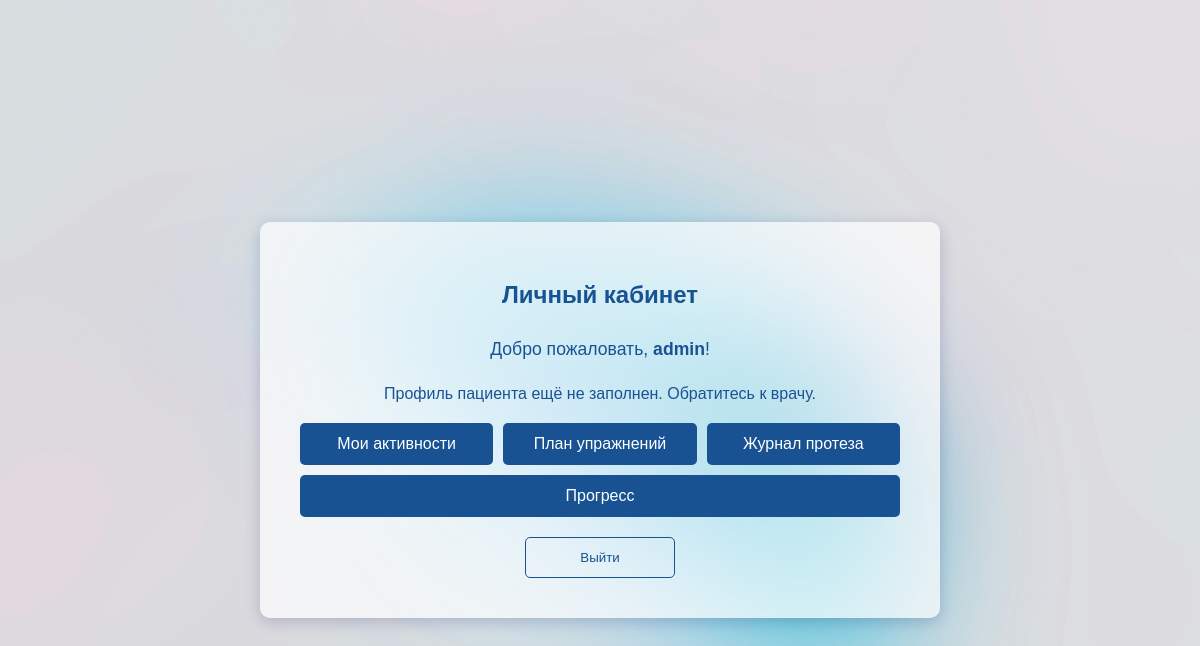
The page /profile/ (signed in) on the database as committed earlier.
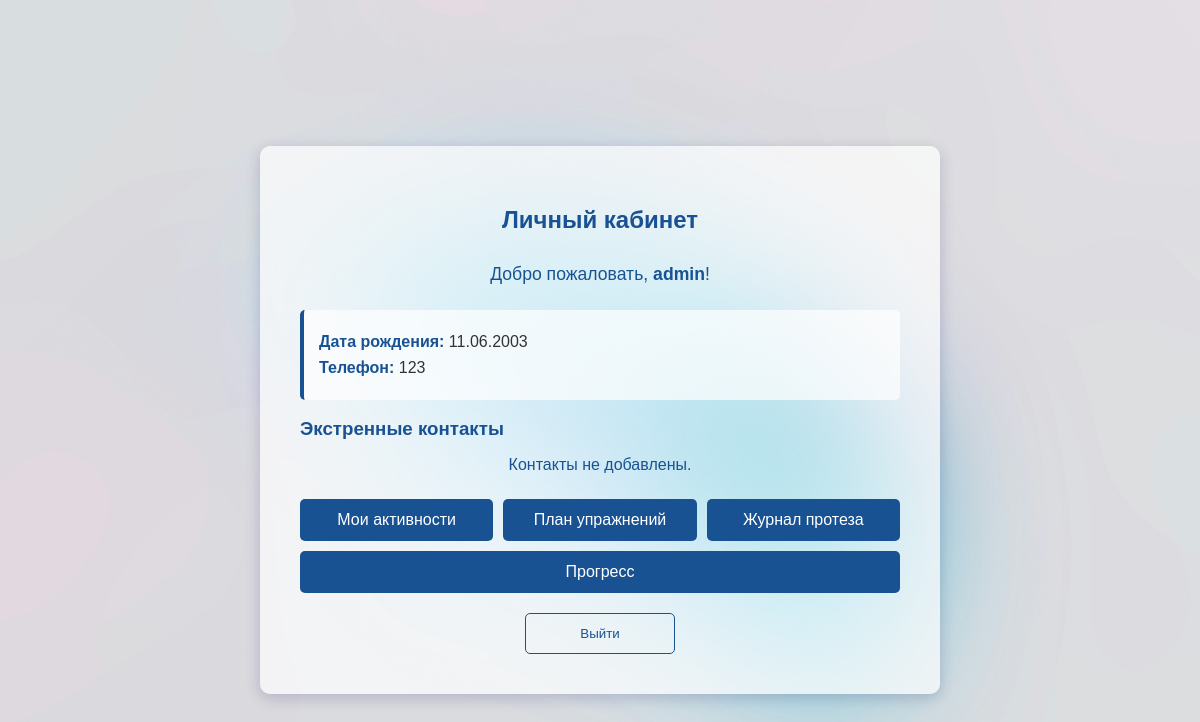
The same page on the database as committed later.
### patients/models.py (models this page shows, shortened)
class PatientProfile(models.Model):
    user = models.OneToOneField(User, on_delete=models.CASCADE, related_name='patient_profile')
    date_of_birth = models.DateField(verbose_name='Дата рождения')
    phone = models.CharField(max_length=20, verbose_name='Телефон')
    emergency_contact_name = models.CharField(max_length=100, verbose_name='Имя экстренного контакта')
    emergency_contact_phone = models.CharField(max_length=20, verbose_name='Телефон экстренного контакта')
    created_at = models.DateTimeField(auto_now_add=True)

### patients/views.py (the view)
# urls.py: path('profile/', views.profile, name='profile'),
@login_required
def profile(request):
    try:
        patient_profile = request.user.patient_profile
        emergency_contacts = patient_profile.emergency_contacts.all()
    except PatientProfile.DoesNotExist:
        patient_profile = None
        emergency_contacts = []
    return render(request, 'patients/profile.html', {
        'patient_profile': patient_profile,
        'emergency_contacts': emergency_contacts,
    })

### patients/templates/patients/profile.html (shortened to what this page needs)
{% load static %}
<!DOCTYPE html>
<html lang="ru">
<head>
</head>
<body>
    <div class="container">
        <h2>Личный кабинет</h2>
        <p class="welcome">Добро пожаловать, <strong>{{ user.username }}</strong>!</p>
        {% if patient_profile %}
            <div class="info">
                <p><strong>Дата рождения:</strong> {{ patient_profile.date_of_birth|date:'d.m.Y' }}</p>
                <p><strong>Телефон:</strong> {{ patient_profile.phone }}</p>
            </div>
            <h3 style="color: #195293; margin-bottom: 10px;">Экстренные контакты</h3>
            <div class="contacts">
                {% for contact in emergency_contacts %}
                    <div class="contact-item">
                        <strong>{{ contact.name }}</strong> — {{ contact.phone }}
                        {% if contact.relation %}({{ contact.relation }}){% endif %}
                    </div>
                {% empty %}
                    <p class="notice">Контакты не добавлены.</p>
                {% endfor %}
            </div>
        {% else %}
            <p class="notice">Профиль пациента ещё не заполнен. Обратитесь к врачу.</p>
        {% endif %}
        <div class="nav">
            <a href="{% url 'activities' %}" class="btn">Мои активности</a>
            <a href="{% url 'plan' %}" class="btn">План упражнений</a>
            <a href="{% url 'prosthesis' %}" class="btn">Журнал протеза</a>
            <a href="{% url 'progress' %}" class="btn">Прогресс</a>
        </div>
        <div style="text-align: center; margin-top: 20px;">
            <form method="post" action="{% url 'logout' %}" style="text-align: center; margin-top: 10px;">
                <button type="submit" class="btn btn-outline">Выйти</button>
            </form>
        </div>
    </div>
</body>
</html>

Rows that differ between the two databases and show on the page:
added PatientProfile: date_of_birth "11.06.2003", phone "123"
Other text that changed with them:
text no longer shown: "Профиль пациента ещё не заполнен. Обратитесь к врачу."
text now shown: "Дата рождения: Телефон: Экстренные контакты Контакты не добавлены."
